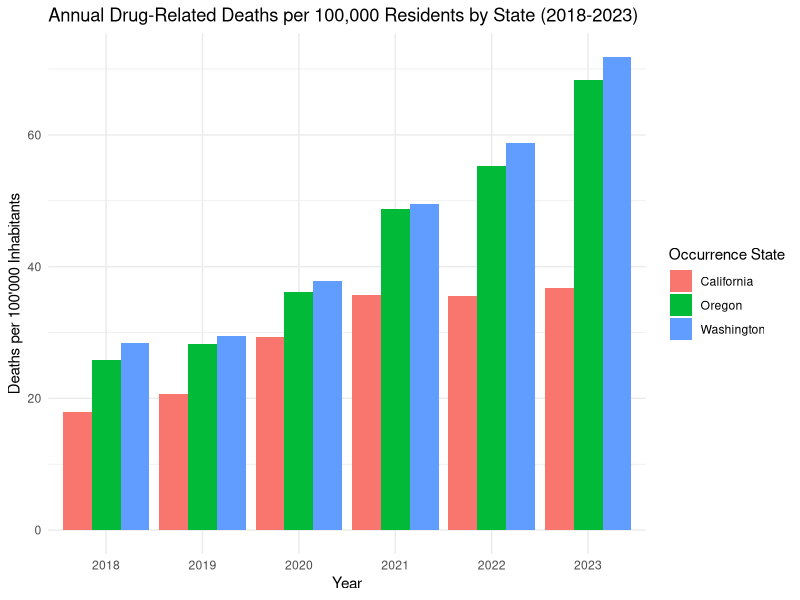
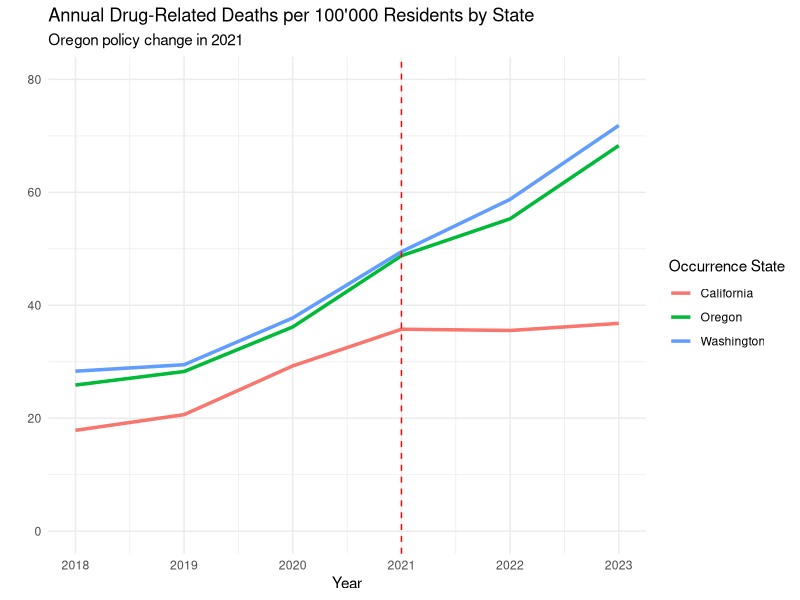
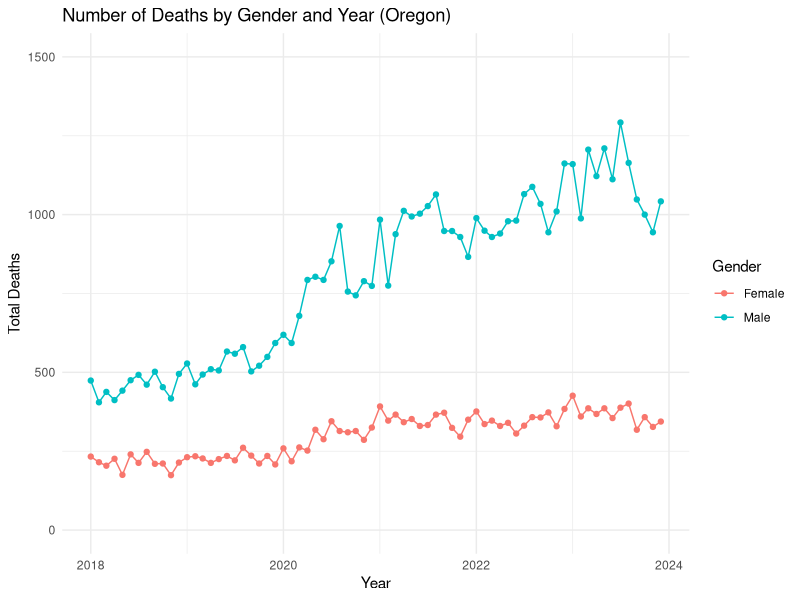
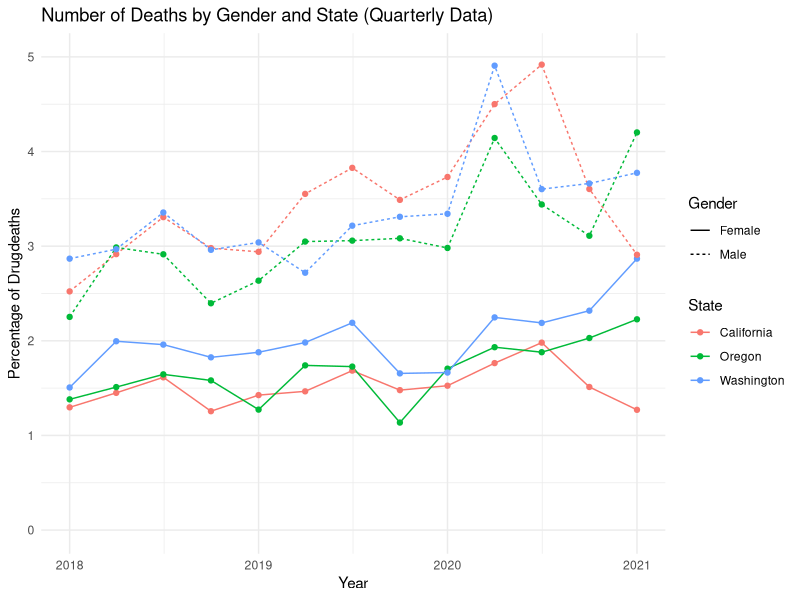
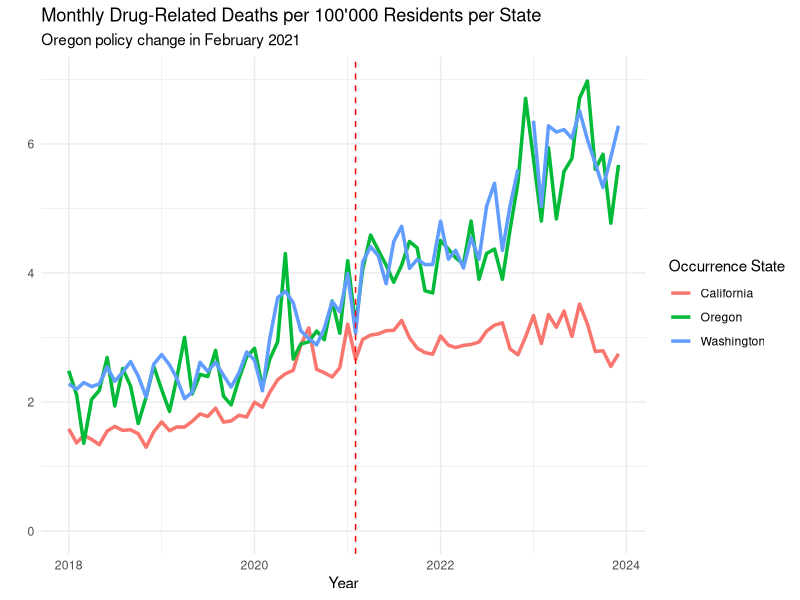
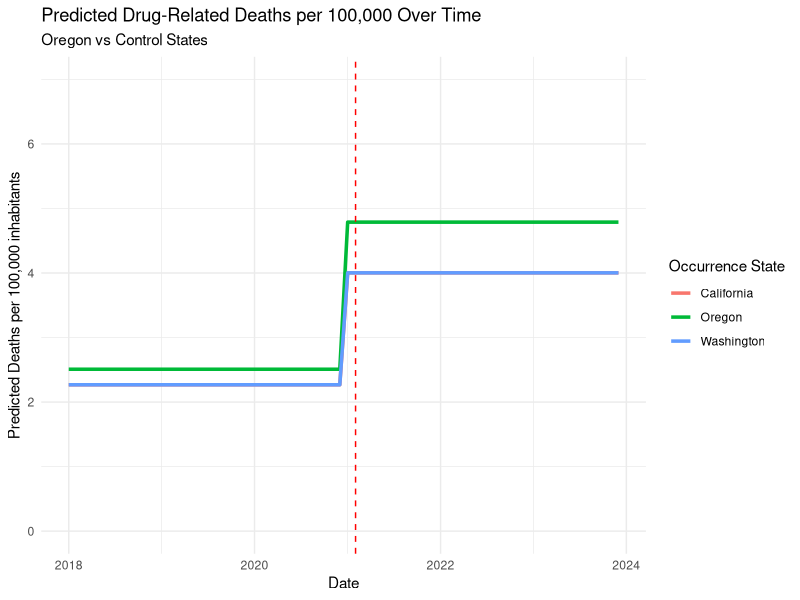
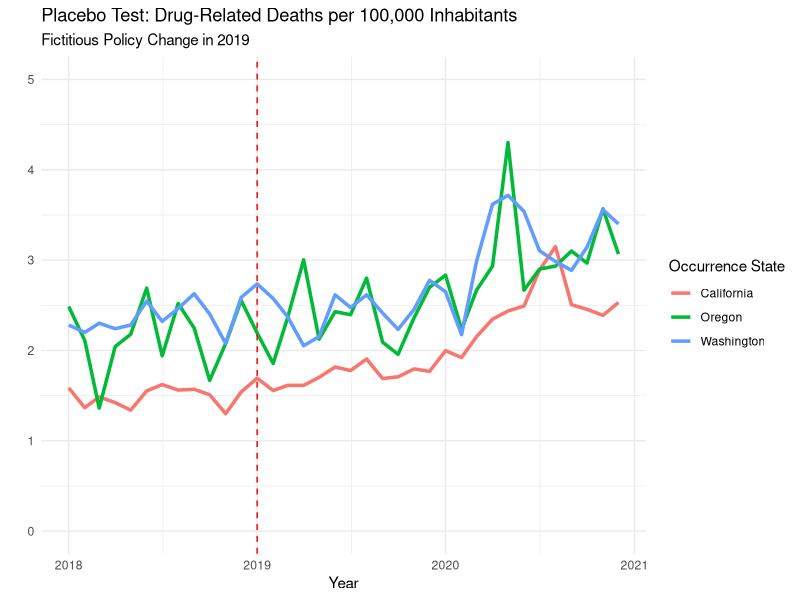
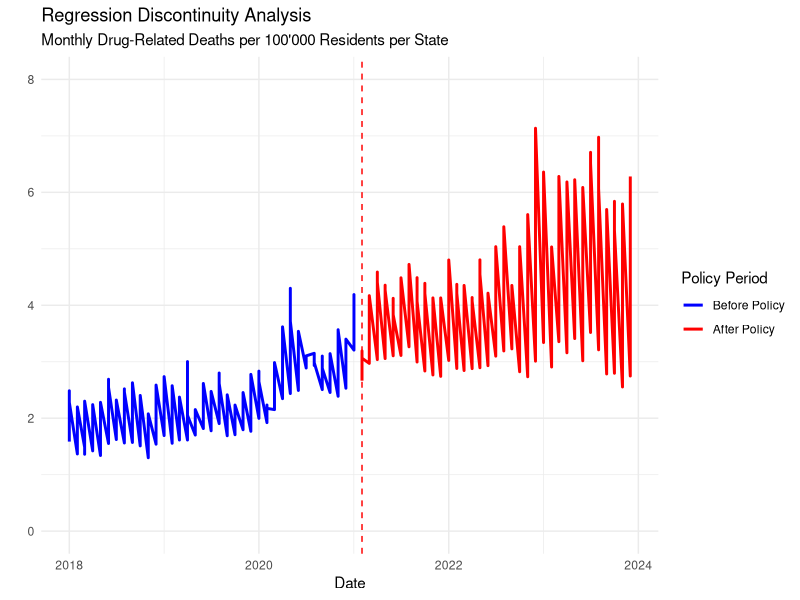

Here is the R script that generated these plots, in order:
## ---- chunk 1
knitr::opts_chunk$set(echo = TRUE)
## ---- chunk 2
library(readxl)
library(dplyr)
library(zoo)
library(lubridate)
library(ggplot2)
library(tidyr)
library(lmtest)
library(sandwich)
library(forecast)
library(plm)
  
#globally exclude code chunks from the output
knitr::opts_chunk$set(echo = FALSE)

#globally turn on caching
knitr::opts_chunk$set(cache = TRUE)

# globally turn off warnings and messages
knitr::opts_chunk$set(warning = FALSE)
knitr::opts_chunk$set(message = FALSE)

# globally set the theme for ggplot
theme_set(theme_minimal())

#setting directory
#setwd(dirname(rstudioapi::getSourceEditorContext()$path))
getwd()
## ---- chunk 3
# load the relevant part of the Data set, exclude notes starting from row 4374
Data <- read_excel("data/Drug_related_Deaths_2018-2024.xlsx", n_max = 4374)


# Overview for the Data
head(Data, 10)
str(Data)

## ---- chunk 4
# Read population data from Excel file for each region

# Load the population data from the first range (D244:M244)
population_oregon_1 <- read_excel("data/Ca_Or_Wa Population 2010-23.xlsx", 
                                  sheet = "Oregon", 
                                  range = "D244:M244", 
                                  col_names = FALSE)  

# Load the population data from the second range (Q244:T244)
population_oregon_2 <- read_excel("data/Ca_Or_Wa Population 2010-23.xlsx", 
                                  sheet = "Oregon", 
                                  range = "Q244:T244", 
                                  col_names = FALSE)  

# Combine the two data frames (horizontally) into one row
population_oregon <- cbind(population_oregon_1, population_oregon_2)

# Manually set the column names (years 2010 to 2023)
colnames(population_oregon) <- 2010:2023



# Load the population data from the first range in California
population_california_1 <- read_excel("data/Ca_Or_Wa Population 2010-23.xlsx", 
                                  sheet = "California", 
                                  range = "D487:M487", 
                                  col_names = FALSE)  

# Load the population data from the second range (Q487:T487)
population_california_2 <- read_excel("data/Ca_Or_Wa Population 2010-23.xlsx", 
                                  sheet = "California", 
                                  range = "Q487:T487", 
                                  col_names = FALSE)  

# Combine the two data frames (horizontally) into one row
population_california <- cbind(population_california_1, population_california_2)

# Manually set the column names (years 2010 to 2023)
colnames(population_california) <- 2010:2023



# Load the population data from the first range in Washington
population_washington_1 <- read_excel("data/Ca_Or_Wa Population 2010-23.xlsx", 
                                  sheet = "Washington", 
                                  range = "D286:M286", 
                                  col_names = FALSE)  

# Load the population data from the second range 
population_washington_2 <- read_excel("data/Ca_Or_Wa Population 2010-23.xlsx", 
                                  sheet = "Washington", 
                                  range = "Q286:T286", 
                                  col_names = FALSE)  

# Combine the two data frames (horizontally) into one row
population_washington <- cbind(population_washington_1, population_washington_2)

# Manually set the column names (years 2010 to 2023)
colnames(population_washington) <- 2010:2023


# Combine population data into a single data frame with an added column for state
population_data <- bind_rows(
  population_oregon %>% mutate(State = "Oregon"),
  population_washington %>% mutate(State = "Washington"),
  population_california %>% mutate(State = "California")
)


# Remove the temporary variables from the environment
rm(population_oregon_1, population_oregon_2, population_washington_1, 
   population_washington_2, population_california_1, population_california_2,
   population_oregon, population_washington, population_california)

# Convert wide format to long format
population_data <- population_data %>%
  pivot_longer(cols = -State,    # All columns except 'State'
               names_to = "year",   # The new column for years
               values_to = "population_count")  # The new column for population counts

#Convert year column to numeric
population_data$year <- as.numeric(population_data$year)  

## ---- chunk 5

# look into Dates 
unique(Data$Month)

# Delete Notes column without grepl 
Data <- Data[, !grepl("Notes", names(Data))]

# Delete Row Sep., 2024 since the data is not complete
Data <- Data[Data$Month != "Sep., 2024 (provisional and partial)", ]

# Create column Provisional (TRUE/FALSE) based on the col Month '(provisional)'
Data$Provisional <- grepl("\\(provisional\\)", Data$Month)

# Delete " (provisional)" from the Date
####Data$Month <- gsub(" \\(provisional\\)", "", Data$Month)

# Convert into Date Variable
####Data$Month <- as.yearmon(Data$Month, format = "%b., %Y")
Data <- Data %>%
  #mutate(`Month` = as.yearmon(`Month Code`, format = "%Y/%m"))
    mutate(`Month` = ym(`Month Code`))


#### look into Deaths
#### Data$Deaths

# count of "Suppressed"
sum(Data$Deaths == "Suppressed")

# Some of the numbers are "Suppressed" this means that there are between 1 and 9 cases
# To use Deaths as a number we can leave them as NA's or substitute by a random number between 1 and 9

# Set seed for reproducibility if needed
set.seed(23)  

# Replace "Suppressed" in the Death column with a random number between 1 and 9
Data$Deaths <- ifelse(Data$Deaths == "Suppressed", sample(1:9, sum(Data$Deaths == "Suppressed"), replace = TRUE), Data$Deaths)
Data$Deaths <- as.numeric(Data$Deaths)

summary(Data)
sum(Data$Deaths == "Suppressed")
# Delete all columns that end on Code, they are duplicates of the other columns
Data <- Data[, !grepl("Code$", names(Data))]

# keep one version of the Dataset with all Deaths
Data_complete <- Data

# Filters the data to only include drug-induced deaths (removes alcohol-induced and non-drug related deaths)
Data <- Data %>% filter(`UCD - Drug/Alcohol Induced` == "Drug-induced causes")

glimpse(Data)
## ---- chunk 6

# Filter the data for each complete years 2018 to 2023
Data_18_23 <- Data %>%
  filter(`Month` >= ym("2018-01") & `Month` <= ym("2023-12"))

# Group the data by occurrence state and year, then sum deaths per year
Data_18_23 <- Data_18_23 %>%
  group_by(`Occurrence State`, year = year(`Month`)) %>%
  summarise(Deaths = sum(Deaths))

# Merge the death data with population data by state and year
Data_with_population <- Data_18_23 %>%
  left_join(population_data, by = c("Occurrence State" = "State", "year" = "year"))

# Calculate deaths per 100,000 inhabitants for each year
Data_with_population <- Data_with_population %>%
  mutate(Deaths_per_100000 = (Deaths / population_count) * 100000)


# Plot the number of deaths per 10,000 inhabitants for each year and state
ggplot(Data_with_population, aes(x = factor(year), y = Deaths_per_100000, fill = `Occurrence State`)) +
  geom_bar(stat = "identity", position = "dodge") +
  labs(title = "Annual Drug-Related Deaths per 100,000 Residents by State (2018-2023)",
       x = "Year",
       y = "Deaths per 100'000 Inhabitants")


# Plot the trends over time for each state per year
ggplot(Data_with_population, aes(x = year, y = Deaths_per_100000, color = `Occurrence State`)) +
  geom_line(linewidth = 1.2) +
  geom_vline(xintercept = 2021, linetype = "dashed", color = "red") +  # Mark the policy change
  labs(title = "Annual Drug-Related Deaths per 100'000 Residents by State",
       subtitle = "Oregon policy change in 2021",
       x = "Year", y = "") +
   ylim(0, 80)   # Ensure y-axis starts at 0

## ---- chunk 7
# Prepare the data untill 2023
data_gender_year <- Data %>%
  filter(`Month` >= ym("2018-01") & `Month` <= ym("2023-12")) %>%
  select(Gender, Month, Deaths) %>%
  group_by(Gender, Month) %>%
  summarise(Total_Deaths = sum(Deaths, na.rm = TRUE)) %>%
  ungroup()

# Plot the data
ggplot(data_gender_year, aes(x = Month, y = Total_Deaths, color = Gender, group = Gender)) +
  geom_line() +
  geom_point() +
  labs(title = "Number of Deaths by Gender and Year (Oregon)",
       x = "Year",
       y = "Total Deaths",
       color = "Gender") +
       ylim(0, 1500) 

# Perform t-test for significant differences by gender 
t.test(Total_Deaths ~ Gender, data = data_gender_year)

## ---- chunk 8

# Prepare the data
#use quarterly data to make it smoother
data_Anova <- Data %>%
  filter(`Month` < ym("2021-02")) %>%
  mutate(Quarter = floor_date(as.Date(Month), "quarter")) %>%    
  select(Gender, Quarter, `Occurrence State`, Deaths) %>%
  group_by(Gender, Quarter, `Occurrence State`) %>%
  summarise(Total_Deaths = sum(Deaths, na.rm = TRUE)) %>%
  ungroup()

data_Anova$all_death <- Data_complete %>%
  filter(`Month` < ym("2021-02")) %>%
  mutate(Quarter = floor_date(as.Date(Month), "quarter")) %>%
  select(Gender, Quarter, `Occurrence State`, Deaths) %>%
  group_by(Gender, Quarter, `Occurrence State`) %>%
  summarise(Total_Deaths = sum(Deaths, na.rm = TRUE)) %>%
  ungroup() %>%
  pull(Total_Deaths)

data_Anova$DrugDeath_Percentage <- data_Anova$Total_Deaths / data_Anova$all_death *100

# Plot the data
ggplot(data_Anova, aes(x = Quarter, y = DrugDeath_Percentage, color = `Occurrence State`, linetype = Gender)) +
  geom_line() +
  geom_point() +
  labs(title = "Number of Deaths by Gender and State (Quarterly Data)",
       x = "Year",
       y = "Percentage of Drugdeaths",
       color = "State") +
        ylim(0, 5) 

# Perform ANOVA for significant differences by gender or State
data_Anova <- data_Anova %>%
  mutate(Gender = as.factor(Gender),
         `Occurrence State` = as.factor(`Occurrence State`))

# Test for effects in Gender, State and interactions
anova_model <- aov(DrugDeath_Percentage ~ Gender + `Occurrence State`, data = data_Anova)

summary(anova_model)

## ---- chunk 9

# Filter the data for each complete month in 2018 to 2023 
Data_monthly <- Data %>%
  filter(`Month` >= ym("2018-01") & `Month` <= ym("2023-12"))

# Group the data by occurrence state and month, then sum deaths per month
Data_monthly <- Data_monthly %>%
  group_by(`Occurrence State`, year = year(`Month`), month = month(`Month`)) %>%
  summarise(Deaths = sum(Deaths))


# Merge the death data with population data by state and year
Data_monthly <- Data_monthly %>%
  left_join(population_data, by = c("Occurrence State" = "State", "year" = "year"))

# Calculate deaths per 100,000 inhabitants for each year
Data_monthly <- Data_monthly  %>%
  mutate(Deaths_per_100000 = (Deaths / population_count) * 100000)


# Create 'treatment' and 'post_policy' variables
Data_monthly <- Data_monthly %>%
  mutate(
    treatment = ifelse(`Occurrence State` == "Oregon", 1, 0),  # 1 for Oregon, 0 for California/Washington
    post_policy = ifelse(year >= 2021, 1, 0),  # 1 for years 2021 and later
    interaction = treatment * post_policy  # Interaction term for DiD
  )

# Create a new date column by combining year and month
Data_monthly <- Data_monthly %>%
  mutate(date = ym(paste(year, month, sep = "-")))  # Combine year and month into a date


# Difference-in-Differences (DiD) regression model with Deaths_per_100000

did_model <- lm(Deaths_per_100000 ~ treatment + post_policy + interaction, data = Data_monthly)
summary(did_model)

# Robust standard errors to handle heteroscedasticity
coeftest(did_model, vcov = vcovHC(did_model, type = "HC1"))

## ---- chunk 10
# Plot DiD Results
# Plot the trends over time for each state
ggplot(Data_monthly, aes(x = date, y = Deaths_per_100000, color = `Occurrence State`)) +
  geom_line(linewidth = 1.2) +
  geom_vline(xintercept = as.Date("2021-02-01"), linetype = "dashed", color = "red") +  # Mark the policy change
  labs(title = "Monthly Drug-Related Deaths per 100'000 Residents per State",
       subtitle = "Oregon policy change in February 2021",
       x = "Year", y = "") +
       ylim(0, 7)


# Generate predicted values based on the model
Data_monthly$predicted <- predict(did_model, newdata = Data_monthly)

# Visualize the predicted trends
ggplot(Data_monthly, aes(x = date, y = predicted, color = `Occurrence State`)) +
  geom_line(linewidth = 1.2) +
  geom_vline(xintercept = as.Date("2021-02-01"), linetype = "dashed", color = "red") +  # Mark the policy change
  labs(title = "Predicted Drug-Related Deaths per 100,000 Over Time",
       subtitle = "Oregon vs Control States",
       x = "Date", y = "Predicted Deaths per 100,000 inhabitants") + 
  ylim(0, 7)

## ---- chunk 11

# Subset data for Oregon and Washington pre Policy
oregon_data <- Data_monthly %>% filter(date >= as.Date("2018-01-01") & date <= as.Date("2021-02-01") & `Occurrence State` == "Oregon")
washington_data <- Data_monthly %>% filter(date >= as.Date("2018-01-01") & date <= as.Date("2021-02-01") & `Occurrence State` == "Washington")
california_data <- Data_monthly %>% filter(date >= as.Date("2018-01-01") & date <= as.Date("2021-02-01") & `Occurrence State` == "California")




# Calculate the correlation coefficient between the two states
correlation <- cor(oregon_data$Deaths_per_100000, washington_data$Deaths_per_100000)
coorelation_c <- cor(oregon_data$Deaths_per_100000, california_data$Deaths_per_100000)

# Print the result
correlation
coorelation_c
#Seperate DiD

# Example for DiD with only California as control
did_model_california <- lm(Deaths_per_100000 ~ treatment + post_policy + interaction, 
                           data = Data_monthly %>% filter(`Occurrence State` %in% c("Oregon", "California")))

# Example for DiD with only Washington as control
did_model_washington <- lm(Deaths_per_100000 ~ treatment + post_policy + interaction, 
                           data = Data_monthly %>% filter(`Occurrence State` %in% c("Oregon", "Washington")))

# Compare the results
summary(did_model_california)
summary(did_model_washington)
## ---- chunk 12
# Make a Difference-in-Differences model for the years 2018-2020 as a placebo test
Data_placebo <- Data_monthly %>%
  filter(date >= as.Date("2018-01-01") & date <= as.Date("2020-12-01"))

# Create 'treatment' and 'post_policy' variables for the placebo test
Data_placebo <- Data_placebo %>%
  mutate(
    treatment = ifelse(`Occurrence State` == "Oregon", 1, 0),  # 1 for Oregon, 0 for California/Washington
    post_policy = ifelse(year >= 2019, 1, 0),  # 1 for years 2019 and later
    interaction = treatment * post_policy  # Interaction term for DiD
  )

# Difference-in-Differences (DiD) model for the placebo test
did_model_placebo <- lm(Deaths_per_100000 ~ treatment + post_policy + interaction, data = Data_placebo)
summary(did_model_placebo)

# Robust standard errors for the placebo test
#coeftest(did_model_placebo, vcov = vcovHC(did_model_placebo, type = "HC1"))

# Plot the placebo test results
ggplot(Data_placebo, aes(x = date, y = Deaths_per_100000, color = `Occurrence State`)) +
  geom_line(linewidth = 1.2) +
  geom_vline(xintercept = as.Date("2019-01-01"), linetype = "dashed", color = "red") +  # Mark the placebo policy change
  labs(title = "Placebo Test: Drug-Related Deaths per 100,000 Inhabitants",
       subtitle = "Fictitious Policy Change in 2019",
       x = "Year", y = "") + ylim(0, 5)

## ---- chunk 13
# Regression Discontinuity Analysis: To further validate the DiD results


# Create a binary variable for the policy change
Data_RD <- Data_monthly %>%
  mutate(policy_change = ifelse(date >= as.Date("2021-02-01"), 1, 0))

# Fit a regression model to estimate the effect of the policy change
rd_model <- lm(Deaths_per_100000 ~ policy_change, data = Data_RD)
summary(rd_model)

# Robust standard errors to handle heteroscedasticity
coeftest(rd_model, vcov = vcovHC(rd_model, type = "HC1"))


# Plot the regression discontinuity analysis
ggplot(Data_RD, aes(x = date, y = Deaths_per_100000, color = as.factor(policy_change))) +
  geom_line(linewidth = 1) +
  geom_vline(xintercept = as.Date("2021-02-01"), linetype = "dashed", color = "red") +  # Mark the policy change
  
  # Custom color for before and after policy
  scale_color_manual(values = c("0" = "blue", "1" = "red"), labels = c("Before Policy", "After Policy")) +
  
  # Custom labels and title
  labs(title = "Regression Discontinuity Analysis",
       subtitle = "Monthly Drug-Related Deaths per 100'000 Residents per State",
       x = "Date", y = "", 
       color = "Policy Period") +  # Custom legend title
  # Ensure y-axis starts at 0
  ylim(0, 8)
## ---- chunk 14
# Filter the data for Oregon and clean it
data_oregon <- Data %>%
  filter(`Occurrence State` == "Oregon") %>%
  mutate(Deaths = as.numeric(Deaths),    # Convert Deaths to numeric
         date = as.Date(paste0(Month, "-01")))  # Create a proper date column

# Create a time series object for Oregon deaths
ts_oregon <- ts(data_oregon$Deaths, start = c(2018, 1), frequency = 12)

# Split the data for training (2018-2022) and validation (2023)
train_ts <- window(ts_oregon, end = c(2022, 12))
valid_ts <- window(ts_oregon, start = c(2023, 1), end = c(2023, 12))

# Fit an ARIMA model (or other model)
arima_model <- auto.arima(train_ts)

# Forecast for the validation period (2023-2024)
forecast_2023_2024 <- forecast(arima_model, h = 12)

# Plot the forecast against the actual validation data
plot(forecast_2023_2024)
lines(valid_ts, col = "red")  # Add the actual data for comparison
legend("topright", legend = c("Forecast", "Actual Data"), col = c("blue", "red"), lty = 1)

# compute the accuracy of the model
accuracy(forecast_2023_2024, valid_ts)

# After validating the model, forecast for 2025
forecast_2025 <- forecast(arima_model, h = 24)

# Plot the forecast for 2025
plot(forecast_2025, main = "Forecast for Drug-Related Deaths in Oregon (2025)",
     xlab = "Year", ylab = "Deaths per 100,000 inhabitants")+  ylim(0, 52)
lines(valid_ts, col = "red")  # Add the actual data for comparison
## ---- chunk 15
# Panel Data Analysis
# Create a panel data set for the analysis
panel_data <- Data_monthly %>%
  select(`Occurrence State`, date, Deaths_per_100000) %>%
  mutate(State = factor(`Occurrence State`)) %>%
  select(-`Occurrence State`)


# Aggregate the data to ensure unique state and date combinations
panel_data <- panel_data %>%
  group_by(State, date) %>%
  summarise(Deaths_per_100000 = sum(Deaths_per_100000, na.rm = TRUE)) %>%
  ungroup()

# Convert the data to a pdata.frame
pdata <- pdata.frame(panel_data, index = c("State", "date"))

# Fit a panel data model to assess the impact of the policy change
panel_model <- plm(Deaths_per_100000 ~ lag(Deaths_per_100000, 1), data = pdata, model = "within")

# Summarize the model
summary(panel_model)

# Robust standard errors for the panel data model
coeftest(panel_model, vcov = vcovHC(panel_model, type = "HC1"))

# Extract the index (State, Date) for the fitted model to align with fitted values
model_index <- index(panel_model)

# Create a dataframe with fitted values and corresponding index (State, Date)
fitted_data <- data.frame(State = model_index$State,
                          date = model_index$date,
                          Fitted = fitted(panel_model))

# Merge the fitted data with the original panel_data based on State and Date
panel_data_with_fitted <- merge(panel_data, fitted_data, by = c("State", "date"))

# Plot the panel data model results using ggplot2
ggplot(panel_data_with_fitted, aes(x = date, y = Deaths_per_100000, color = State)) +
  geom_point() +
  geom_line(aes(y = Deaths_per_100000), linetype = "solid") +  # Plot actual Deaths_per_100000 as solid line
  labs(title = "Panel Data Model Results",
       x = "Date",
       y = "Deaths_per_100000",
       color = "State") +
  theme_minimal()

        ggplot(panel_data_with_fitted, aes(x = date, y = Deaths_per_100000, color = State)) +
      geom_point() +
      geom_line(aes(y = Deaths_per_100000), linetype = "solid") +  # Plot actual Deaths_per_100000 as solid line
      geom_line(aes(y = Fitted), linetype = "dashed") +  # Plot fitted values as dashed line
      labs(title = "Panel Data Model Results",
           x = "date",
           y = "Deaths_per_100000",
           color = "State") +
      theme_minimal()
